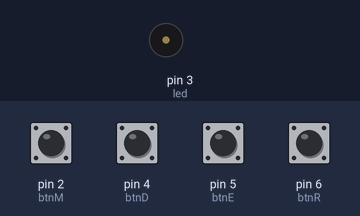
This sketch was run on a simulated Arduino Uno, built with avr-gcc and run on an emulated ATmega328P. Parts: buzzer (waves = sounding). The inputs (shaded band) are chosen by the test bench; at power-on: pin 2 (btnM), pin 4 (btnD), pin 6 (btnR) HIGH, pin 5 (btnE) LOW.

Above: at 1.2 s.
1.3 s: pin 6 (btnR) pulled LOW for 0.25 s
At 2.6 s:
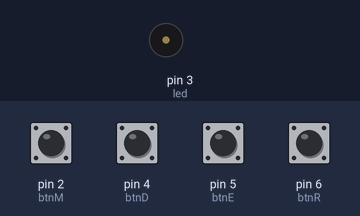
3.0 s: pin 2 (btnM) pulled LOW for 1 s
At 3.28 s:
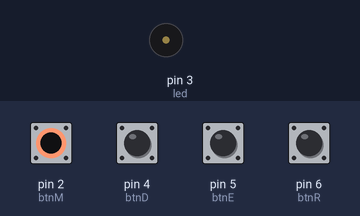
5.5 s: pin 6 (btnR) pulled LOW for 1 s
At 6.0 s:
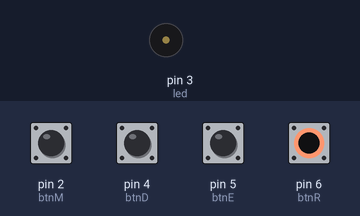
Timing chart, 0 to 14.6 s (numbered marks = the images above; inputs shaded):
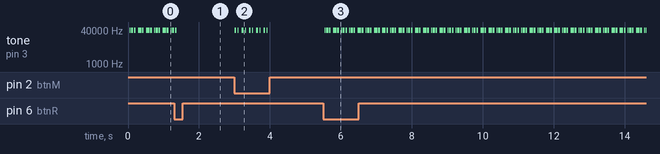

Measured:
- after the input at 1.3 s, tone on pin 3 (led): goes on until 1.4 s, then stays silent
- after the input at 3.0 s, tone on pin 3 (led): alternates 38000 Hz for 0.03 s and silent for 0.06 s, 20 changes in all, then stays silent, starting at once
- after the input at 5.5 s, tone on pin 3 (led): alternates 38000 Hz for 0.05 s and silent for 0.03 s, starting after 0.05 s
- by itself, tone on pin 3 (led): alternates 38000 Hz for 0.05 s and silent for 0.03 s

The sketch:

telecommandePrototype.ino
```cpp
/*
Telecommande morse
*/

#define frequence 38000

long uniteDeTps = 5;
const char btnM = 2;
const char btnD = 4;
const char btnE = 5;
const char btnR = 6;
bool btnState = true; //APPUI == LO
bool lastBtnState = true;
const char led = 3;
unsigned long debut;
bool reglage = false;

struct dictionnaireEntree { //deux types de var ds le tableau
  char caractere;
  String signal;
};
dictionnaireEntree dictionnaire[36] = {
  {'a', ".-"},
  {'b', "-..."},
  {'c', "-.-."},
  {'d', "-.."},
  {'e', "."},
  {'f', "..-."},
  {'g', "--."},
  {'h', "...."},
  {'i', ".."},
  {'j', ".---"},
  {'k', "-.-"},
  {'l', ".-.."},
  {'m', "--"},
  {'n', "-."},
  {'o', "---"},
  {'p', ".--."},
  {'q', "--.-"},
  {'r', ".-."},
  {'s', "..."},
  {'t', "-"},
  {'u', "..-"},
  {'v', "...-"},
  {'w', ".--"},
  {'x', "-..-"},
  {'y', "-.--"},
  {'z', "--.."},

  {'0', "-----"},
  {'1', ".----"},
  {'2', "..---"},
  {'3', "...--"},
  {'4', "....-"},
  {'5', "....."},
  {'6', "-...."},
  {'7', "--..."},
  {'8', "---.."},
  {'9', "----."},
};

void dot() {
  delay(uniteDeTps);
  tone(led, frequence);
  digitalWrite(13, HIGH);
  delay(uniteDeTps);
  noTone(led);
  digitalWrite(13, LOW);
}

void dash() {
  delay(uniteDeTps);
  tone(led, frequence);
  digitalWrite(13, HIGH);
  delay(3 * uniteDeTps);
  noTone(led);
  digitalWrite(13, LOW);
}

void finLettre() {
  delay(3 * uniteDeTps);
  noTone(led);
  digitalWrite(13, LOW);
}

void finMot() {
  delay(7 * uniteDeTps);
  noTone(led);
  digitalWrite(13, LOW);
}

String signalDe(char lettre) {
  for (int i = 0; i < 36; i++) {
    if (dictionnaire[i].caractere == lettre) //si ça correspond à quelque chose
      return dictionnaire[i].signal; //est convertit en string
  }
}

void envoie(String mot){
  for (int i = 0; i < mot.length(); i++) { //pour chaque lettre
    String signal = signalDe(mot[i]); //signal de la lettre
    for (int t = 0; t < signal.length(); t++) { //pour chaque caractere du signal
      switch (signal[t]) { //allume ou eteint la led suivant la nature du caractere
        case '.':
          dot();
          break;
        case '-':
          dash();
          break;
        case ' ':
          finMot();
          break;
      }
    }
    finLettre();
  }
}

void setup() {
    pinMode(btnM, INPUT);
    pinMode(btnD, INPUT);
    pinMode(btnE, INPUT);
    pinMode(btnR, INPUT);
    pinMode(led, OUTPUT);
}

void loop() {
	btnState = digitalRead(btnR);

	if (btnState != lastBtnState) { //attention: il faut detecter un appui
		if (btnState == LOW) {
		  if (reglage == true) {
		  	reglage = false;
		  }
		  else {
		  	reglage = true;
		  }
		  //envoie("appui");
		}
		lastBtnState = btnState;
	}

	if (reglage == false) {
		if(digitalRead(btnM) == LOW) {
		    envoie("up");
		}
	    if(digitalRead(btnD) == LOW) {
		    envoie("down");
	    }
		if(digitalRead(btnE) == LOW) {
		    envoie("stop");
		}
	}

  	else if (reglage == true) {
  		if(digitalRead(btnM) == LOW) {
		    envoie("min");
		    delay(70);
		}
	    if(digitalRead(btnD) == LOW) {
		    envoie("hour");
		    delay(70);
	    }
  	}
}
```
